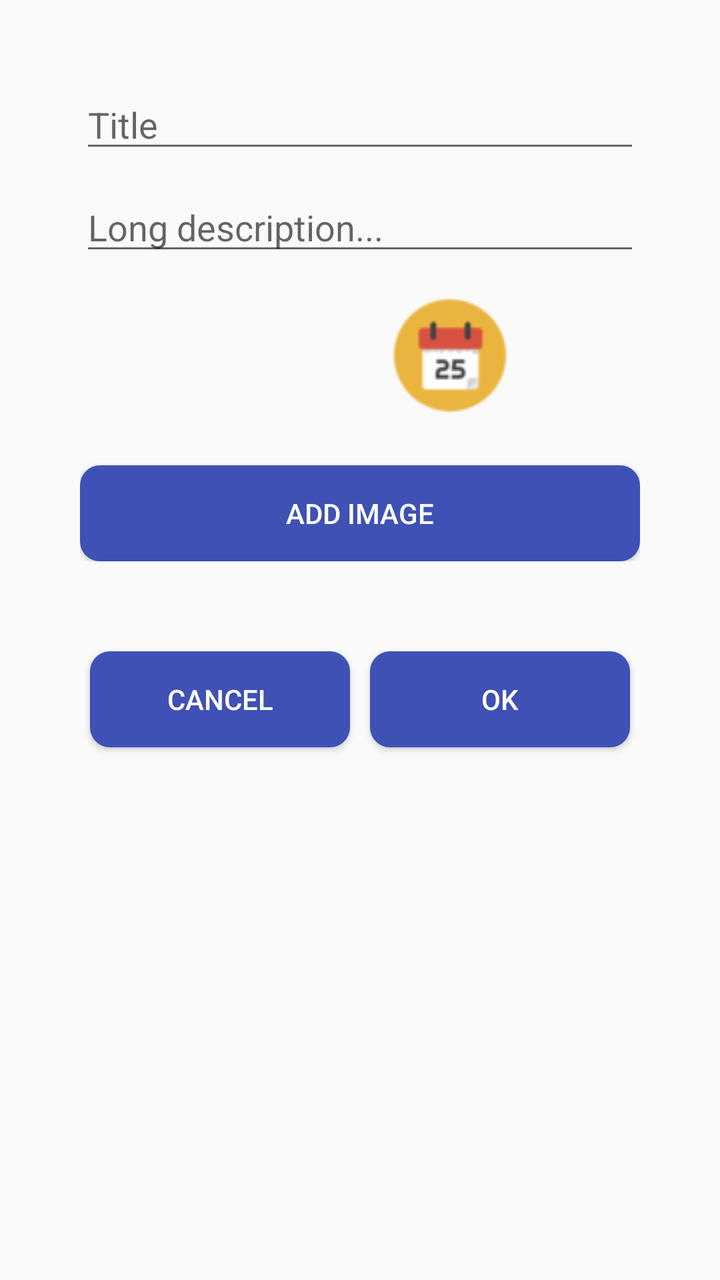
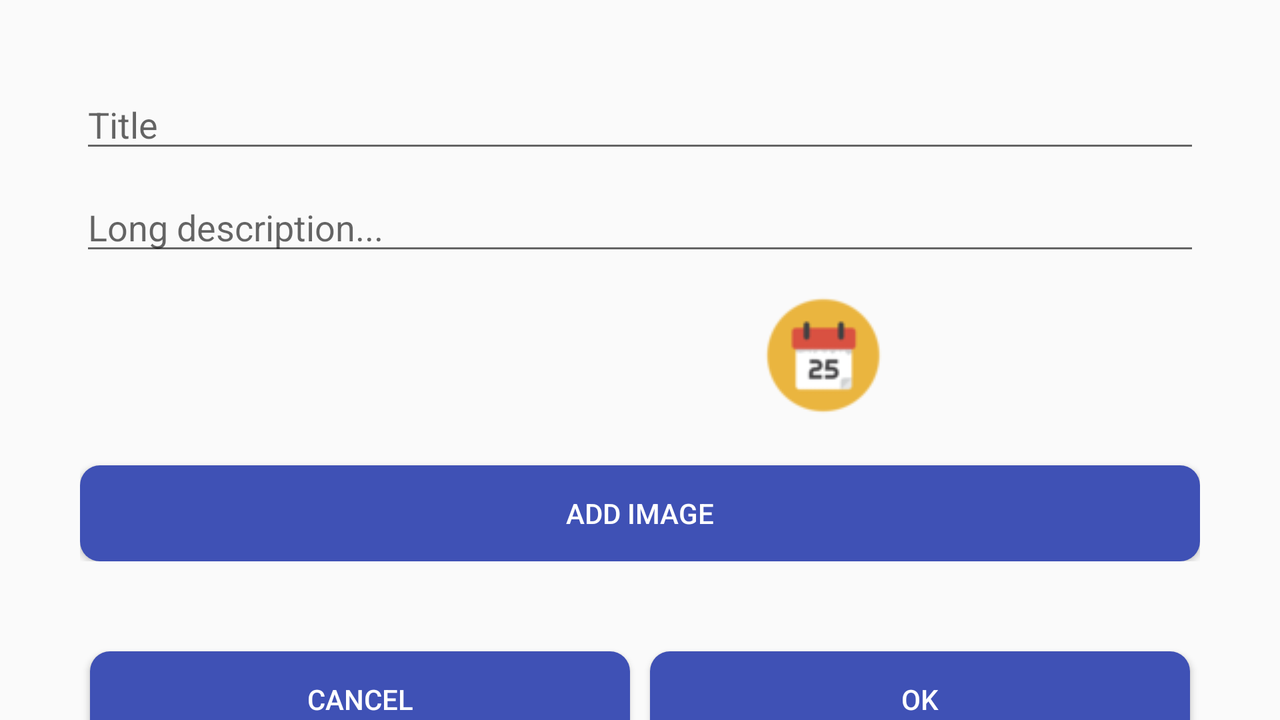

The same Android screen from two of the app's own layout files: first res/layout/ as a phone draws it, then the repository's variant for another configuration, drawn on a device whose configuration selects that folder. Both files follow.
<!-- AndroidManifest.xml: activity theme AppTheme -->
<!-- res/layout/activity_new_memory.xml -->
<?xml version="1.0" encoding="utf-8"?>
<RelativeLayout xmlns:android="http://schemas.android.com/apk/res/android"
    android:layout_width="match_parent"
    android:layout_height="match_parent"
    android:padding="40dp">

    <ScrollView
        android:layout_width="match_parent"
        android:layout_height="wrap_content"
        android:scrollbars="none">

        <RelativeLayout
            android:layout_width="match_parent"
            android:layout_height="wrap_content">

            <LinearLayout
                android:id="@+id/activityNewMemoryContainerTop"
                android:layout_width="match_parent"
                android:layout_height="wrap_content"
                android:orientation="vertical">

                <EditText
                    android:id="@+id/activityNewMemoryEtTitle"
                    android:layout_width="match_parent"
                    android:layout_height="wrap_content"
                    android:hint="@string/title"/>

                <EditText
                    android:id="@+id/activityNewMemoryEtDescription"
                    android:layout_width="match_parent"
                    android:layout_height="wrap_content"
                    android:hint="@string/long_description"
                    android:layout_marginTop="10dp"
                    android:inputType="textMultiLine"
                    android:maxLines="5"
                    android:gravity="bottom|start"/>

                <LinearLayout
                    android:id="@+id/containerCalendar"
                    android:layout_width="match_parent"
                    android:layout_height="wrap_content"
                    android:orientation="horizontal"
                    android:layout_marginTop="10dp">

                    <TextView
                        android:id="@+id/txtShowDate"
                        android:layout_width="wrap_content"
                        android:layout_height="wrap_content"
                        android:layout_weight="1"
                        android:layout_gravity="center_vertical"
                        android:gravity="center_horizontal"
                        android:textSize="18sp"/>

                    <ImageButton
                        android:id="@+id/btCalendar"
                        android:layout_width="0dp"
                        android:layout_height="wrap_content"
                        android:src="@drawable/calendar_icon"
                        android:background="@null"
                        android:layout_margin="5dp"
                        android:layout_weight="2"/>

                </LinearLayout>

                <Button
                    android:id="@+id/activityNewMemoryBtAddImage"
                    android:layout_width="match_parent"
                    android:layout_height="wrap_content"
                    android:text="@string/add_image"
                    android:layout_marginTop="20dp"
                    android:background="@drawable/custom_button_states"
                    android:textColor="@color/button_text"/>

                <TextView
                    android:id="@+id/txtImageName"
                    android:layout_width="wrap_content"
                    android:layout_height="wrap_content"
                    android:layout_marginTop="7dp"
                    android:layout_gravity="center_horizontal|center_vertical"
                    android:visibility="gone"
                    android:textStyle="bold"/>

            </LinearLayout>

            <LinearLayout
                android:id="@+id/activityNewMemoryContainerBottom"
                android:layout_width="match_parent"
                android:layout_height="wrap_content"
                android:orientation="horizontal"
                android:layout_marginTop="40dp"
                android:layout_below="@id/activityNewMemoryContainerTop">

                <Button
                    android:id="@+id/activityNewMemoryBtCancel"
                    android:layout_width="0dp"
                    android:layout_height="wrap_content"
                    android:text="@string/cancel"
                    android:layout_weight="1"
                    android:background="@drawable/custom_button_states"
                    android:textColor="@color/button_text"
                    android:layout_margin="5dp"/>

                <Button
                    android:id="@+id/activityNewMemoryBtOk"
                    android:layout_width="0dp"
                    android:layout_height="wrap_content"
                    android:text="@string/ok"
                    android:layout_weight="1"
                    android:background="@drawable/custom_button_states"
                    android:textColor="@color/button_text"
                    android:layout_margin="5dp"/>

            </LinearLayout>

            <ProgressBar
                android:id="@+id/progressBarNewMemory"
                android:layout_width="wrap_content"
                android:layout_height="wrap_content"
                android:layout_centerInParent="true"
                android:visibility="gone"/>

        </RelativeLayout>

    </ScrollView>

</RelativeLayout>
<!-- resources referenced by this layout -->
<resources>
  <color name="button_text">#FFF</color>
  <!-- drawable calendar_icon: png bitmap (drawable, 2929 bytes) -->
  <!-- drawable custom_button_states (drawable) -->
  <?xml version="1.0" encoding="utf-8"?>
  <selector xmlns:android="http://schemas.android.com/apk/res/android">
      <item android:state_pressed="true" android:drawable="@drawable/custom_button_pressed" />
      <item android:state_focused="true" android:drawable="@drawable/custom_button_pressed" />
      <item android:drawable="@drawable/custom_button" />
  </selector>
  <string name="add_image">Add Image</string>
  <string name="cancel">Cancel</string>
  <string name="long_description">Long description...</string>
  <string name="ok">Ok</string>
  <string name="title">Title</string>
  <style name="AppTheme" parent="Theme.AppCompat.Light.DarkActionBar">
          
          <item name="colorPrimary">@color/colorPrimary</item>
          <item name="colorPrimaryDark">@color/colorPrimaryDark</item>
          <item name="colorAccent">@color/colorAccent</item>
      </style>
  <!-- drawable custom_button_pressed (drawable) -->
  <?xml version="1.0" encoding="utf-8"?>
  <shape xmlns:android="http://schemas.android.com/apk/res/android" android:shape="rectangle">
  
      <corners android:radius="10dp" />
  
      <solid android:color="@color/colorPrimaryDark" />
  
  </shape>
  <!-- drawable custom_button (drawable) -->
  <?xml version="1.0" encoding="utf-8"?>
  <shape xmlns:android="http://schemas.android.com/apk/res/android" android:shape="rectangle">
  
      <corners android:radius="10dp" />
  
      <solid android:color="@color/colorPrimary" />
  
  </shape>
  <color name="colorPrimary">#3F51B5</color>
  <color name="colorPrimaryDark">#303F9F</color>
  <color name="colorAccent">#111344</color>
</resources>
<!-- res/layout-land/activity_new_memory.xml (the repository's variant of the layout above) -->
<!-- drawn on the phone turned sideways -->
<?xml version="1.0" encoding="utf-8"?>
<RelativeLayout xmlns:android="http://schemas.android.com/apk/res/android"
    android:layout_width="match_parent"
    android:layout_height="match_parent">

    <ScrollView
        android:layout_width="match_parent"
        android:layout_height="wrap_content"
        android:scrollbars="none">

        <RelativeLayout xmlns:android="http://schemas.android.com/apk/res/android"
            android:layout_width="match_parent"
            android:layout_height="match_parent"
            android:padding="40dp">

            <LinearLayout
                android:id="@+id/activityNewMemoryContainerTop"
                android:layout_width="match_parent"
                android:layout_height="wrap_content"
                android:orientation="vertical">

                <EditText
                    android:id="@+id/activityNewMemoryEtTitle"
                    android:layout_width="match_parent"
                    android:layout_height="wrap_content"
                    android:hint="@string/title"/>

                <EditText
                    android:id="@+id/activityNewMemoryEtDescription"
                    android:layout_width="match_parent"
                    android:layout_height="wrap_content"
                    android:hint="@string/long_description"
                    android:layout_marginTop="10dp"
                    android:inputType="textMultiLine"
                    android:maxLines="5"
                    android:gravity="bottom|start"/>

                <LinearLayout
                    android:id="@+id/containerCalendar"
                    android:layout_width="match_parent"
                    android:layout_height="wrap_content"
                    android:orientation="horizontal"
                    android:layout_marginTop="10dp">

                    <TextView
                        android:id="@+id/txtShowDate"
                        android:layout_width="wrap_content"
                        android:layout_height="wrap_content"
                        android:layout_weight="1"
                        android:layout_gravity="center_vertical"
                        android:gravity="center_horizontal"
                        android:textSize="18sp"/>

                    <ImageButton
                        android:id="@+id/btCalendar"
                        android:layout_width="0dp"
                        android:layout_height="wrap_content"
                        android:src="@drawable/calendar_icon"
                        android:background="@null"
                        android:layout_margin="5dp"
                        android:layout_weight="2"/>

                </LinearLayout>

                <Button
                    android:id="@+id/activityNewMemoryBtAddImage"
                    android:layout_width="match_parent"
                    android:layout_height="wrap_content"
                    android:text="@string/add_image"
                    android:layout_marginTop="20dp"
                    android:background="@drawable/custom_button_states"
                    android:textColor="@color/button_text"/>

                <TextView
                    android:id="@+id/txtImageName"
                    android:layout_width="wrap_content"
                    android:layout_height="wrap_content"
                    android:layout_marginTop="7dp"
                    android:layout_gravity="center_horizontal|center_vertical"
                    android:visibility="gone"
                    android:textStyle="bold"/>

            </LinearLayout>

            <LinearLayout
                android:id="@+id/activityNewMemoryContainerBottom"
                android:layout_width="match_parent"
                android:layout_height="wrap_content"
                android:orientation="horizontal"
                android:layout_marginTop="40dp"
                android:layout_below="@id/activityNewMemoryContainerTop">

                <Button
                    android:id="@+id/activityNewMemoryBtCancel"
                    android:layout_width="0dp"
                    android:layout_height="wrap_content"
                    android:text="@string/cancel"
                    android:layout_weight="1"
                    android:background="@drawable/custom_button_states"
                    android:textColor="@color/button_text"
                    android:layout_margin="5dp"/>

                <Button
                    android:id="@+id/activityNewMemoryBtOk"
                    android:layout_width="0dp"
                    android:layout_height="wrap_content"
                    android:text="@string/ok"
                    android:layout_weight="1"
                    android:background="@drawable/custom_button_states"
                    android:textColor="@color/button_text"
                    android:layout_margin="5dp"/>

            </LinearLayout>

        </RelativeLayout>

    </ScrollView>

</RelativeLayout>
